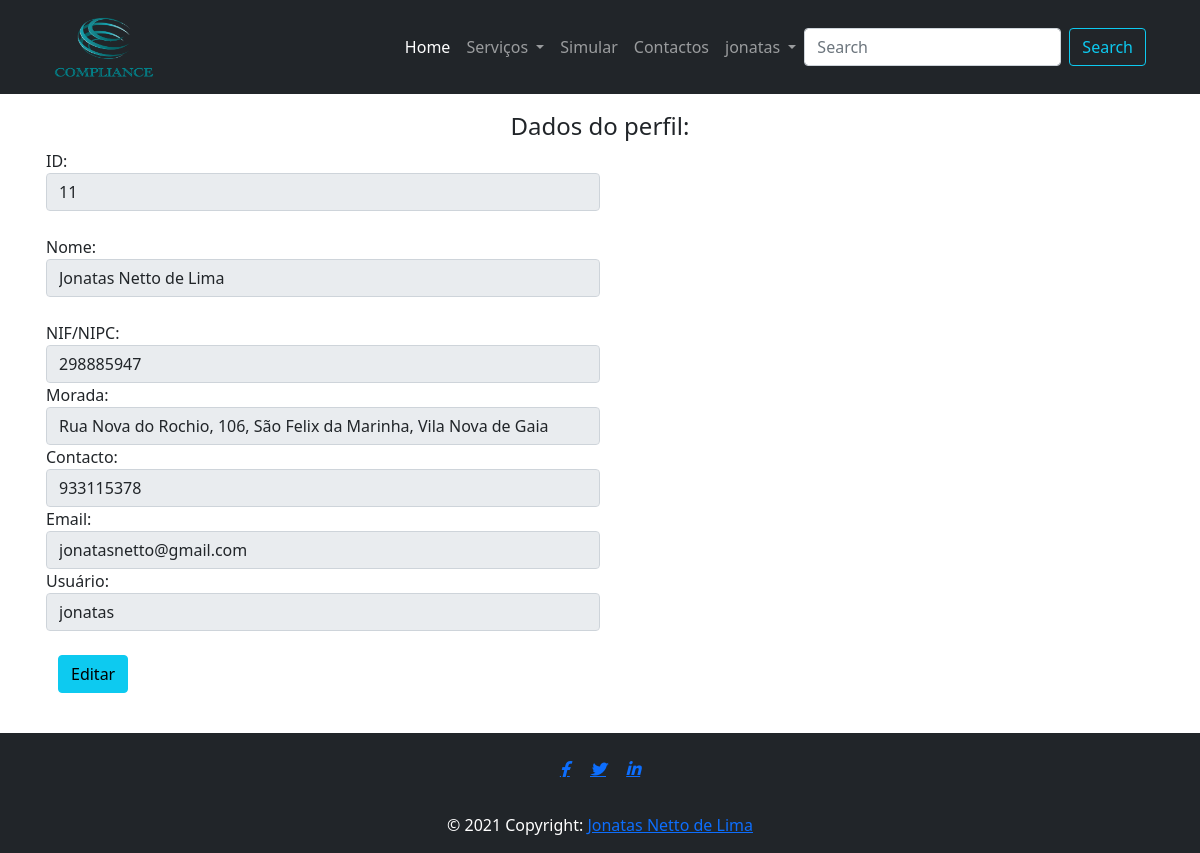
The app's page /perfil.php (signed in) with its own data.
### tables this page shows
CREATE TABLE `usuarios` (
  `id_user` int NOT NULL AUTO_INCREMENT,
  `nome` varchar(50) NOT NULL,
  `NIF_NIPC` decimal(9,0) NOT NULL,
  `morada` varchar(80) NOT NULL,
  `contacto` decimal(9,0) NOT NULL,
  `email` varchar(40) NOT NULL,
  `username` varchar(20) NOT NULL,
  `password` varchar(80) NOT NULL,
  PRIMARY KEY (`id_user`)
);

### perfil.php (the view, shortened to what this page needs)
<?php
    if(isset($_SESSION['username']) == FALSE){
        include('pages/header.php');
    }elseif($_SESSION['username']=="admin"){
        include('pages/headerAdmin.php');
    }else{
        include('pages/headerUser.php');
    }
    include('data_base/bd.php');
?>
<html>
    <link href="https://cdn.jsdelivr.net/npm/bootstrap@5.1.2/dist/css/bootstrap.min.css" rel="stylesheet">
</html>
<?php
    $user = $_SESSION['username'];
    $result_edit = $conn->query("SELECT * FROM usuarios Where username='$user'");
    $row_edit = $result_edit->fetch_array();
?>
<div class="container text-center p-3">
    <h4>Dados do perfil:</h4>
    <form action="perfil_atualizar.php" method="post">
        <div class="form-row text-start">
            <div class="form-group col-md-6 ">
                <label>ID:</label>
                <input type="text" name="id_user" class="form-control" readonly="true" placeholder="ID" value="<?php echo $row_edit['id_user']; ?>"><br>
            </div>
            <div class="form-group col-md-6 ">
                <label>Nome:</label>
                <input type="text" name="nome" class="form-control" readonly="true" placeholder="Nome" value="<?php echo $row_edit['nome']; ?>"><br>
            </div>
            <div class="form-group col-md-6">
                <label>NIF/NIPC:</label>
                <input type="number" name="NIF_NIPC" class="form-control" readonly="true" placeholder="NIF/NIPC" value="<?php echo $row_edit['NIF_NIPC']; ?>">
            </div>
            <div class="form-group col-md-6">
                <label>Morada:</label>
                <input type="text" name="morada" class="form-control" readonly="true" placeholder="Morada" value="<?php echo $row_edit['morada']; ?>">
            </div>
            <div class="form-group col-md-6">
                <label>Contacto:</label>
                <input type="number" name="contacto" class="form-control" readonly="true" placeholder="Contacto" value="<?php echo $row_edit['contacto']; ?>">
            </div>
            <div class="form-group col-md-6">
                <label>Email:</label>
                <input type="email" name="email" class="form-control" readonly="true" placeholder="fulano@email.com" value="<?php echo $row_edit['email']; ?>">
            </div>
            <div class="form-group col-md-6">
                <label>Usuário:</label>
                <input type="text" name="username" class="form-control" readonly="true" placeholder="Nome do usuário" value="<?php echo $row_edit['username']; ?>">
            </div>
            <br>
            <div class="container text-start">
                <input value="Editar" type="submit" class="btn btn-info">
            </div>
        </div>
    </form>
</div><br>
<?php include('pages/footer.php') ?>

### records on screen
usuarios: id_user "11", nome "Jonatas Netto de Lima", NIF_NIPC "298885947", morada "Rua Nova do Rochio, 106, São Felix da Marinha, Vila Nova de Gaia", contacto "933115378", email "jonatasnetto@gmail.com", username "jonatas"

### other values on screen
$_SESSION['username'] "jonatas"
